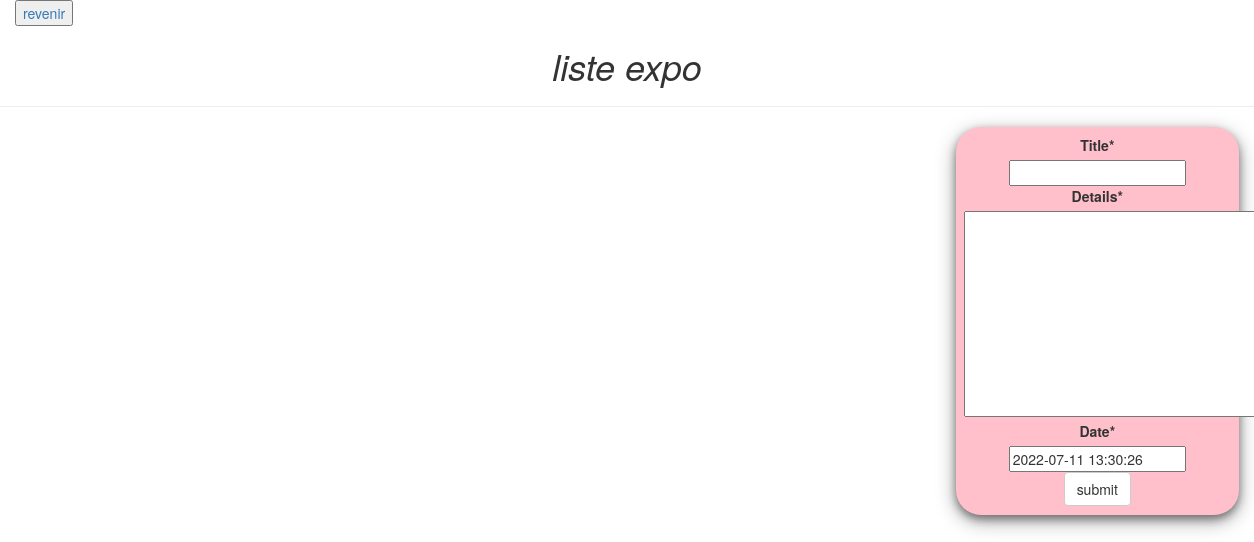
The app's page /todo/ (signed in), older data.
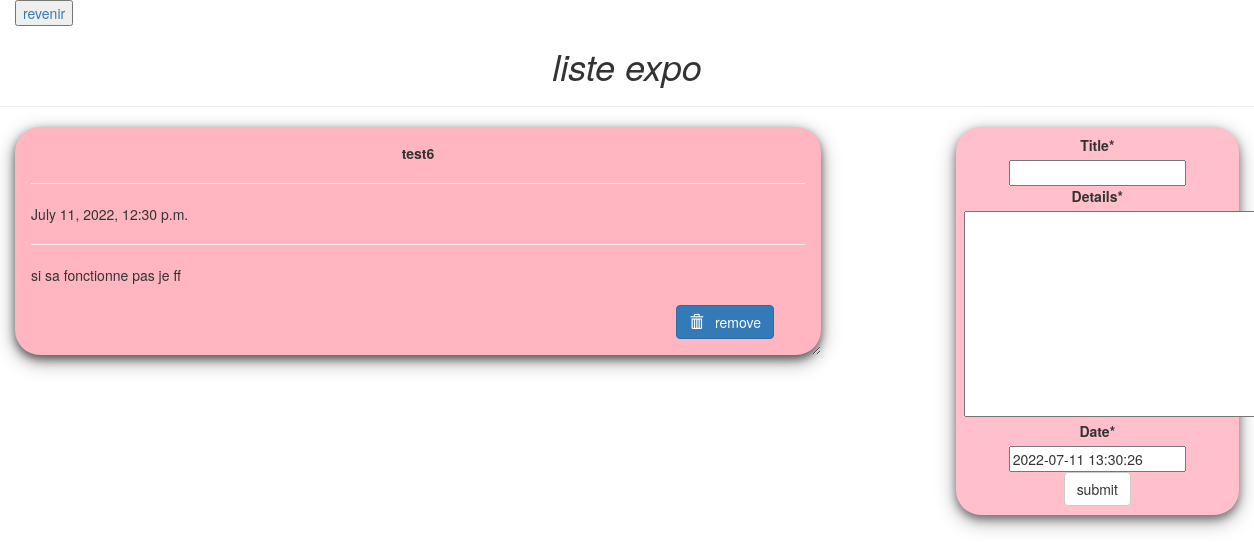
The same page, newer data.
### todo/models.py (models this page shows, shortened)
class Todo(models.Model):
	title=models.CharField(max_length=100)
	details=models.TextField()
	date=models.DateTimeField(default=timezone.now)

### todo/views.py (the view)
# urls.py: path('',views.index,name='todo'),
@login_required(login_url='acces')
def index(request):
	item_list = Todo.objects.order_by("-date")
	if request.method == "POST":
		form = TodoForm(request.POST)
		if form.is_valid():
			form.save()
			return redirect('todo')
	form = TodoForm()
	page = {
			"forms" : form,
			"list" : item_list,
			"title" : "TODO LIST",
		}
	return render(request, 'todo/index.html', page)

### todo/forms.py
class TodoForm(forms.ModelForm):
	class Meta:
		model = Todo
		fields="__all__"

### becoffe/templates/todo/index.html (shortened to what this page needs)
{% load crispy_forms_tags %}
<!DOCTYPE html>
<html lang="en" dir="ltr">
<head>
  <link rel="stylesheet" href="https://maxcdn.bootstrapcdn.com/bootstrap/3.3.7/css/bootstrap.min.css">
</head>
<button> <a href="{% url 'hello' %}"> revenir </a> </button>
<body  class="container-fluid">
  <center class="row">
    <h1><i>liste expo</i></h1>
    <hr />
  </center>
  <div class="row">
    <div class="col-md-8">
      {% for i in list %}
      <div class="card">
        <center><b>{{i.title}}</b></center>
        <hr/>
        {{i.date}}
        <hr/>
        {{i.details}}
        <br />
        <br />
        <form action="/del/{{i.id}}" method="POST" style=" padding-right: 4%; padding-bottom: 3%;">
          <button value="remove" type="submit"  class="btn btn-primary" style="float: right;"><span class="glyphicon glyphicon-trash"></span> &nbsp; remove</button>
        </form>
      </div>
      {% endfor%}
    </div>
    <div class="col-md-1"> </div>
    <div class="col-md-3" >
      <div  class="submit_form">
      <form  method="POST">
        {{forms|crispy}}
        <center>
        <input type="submit" class="btn btn-default" value="submit" />
      </center>
      </form>
    </div>
  </div>
</div>
</body>
</html>

### becoffe/templates/todo/index.html (style rules this page uses)
.card { box-shadow: 0 4px 8px 0 rgba(0,0,0,0.5), 0 6px 20px 0 rgba(0,0,0,0.39); background: lightpink; margin-bottom : 5%; border-radius: 25px; padding : 2%; overflow: auto; resize: both; text-overflow: ellipsis; }
.submit_form { text-align: center; padding: 3%; background: pink; border-radius: 25px; box-shadow: 0 4px 8px 0 rgba(0,0,0,0.4), 0 6px 20px 0 rgba(0,0,0,0.36); }

Row changes from the older to the newer data that the page shows:
added Todo: title "test6", date "July 11, 2022, 12:30 p.m.", details "si sa fonctionne pas je ff"
